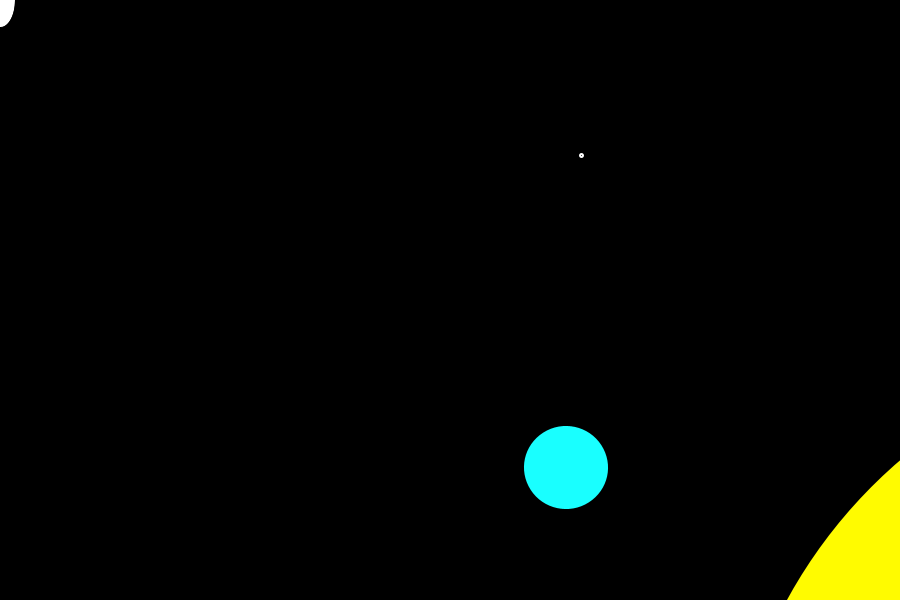
Frame 1 (no input)
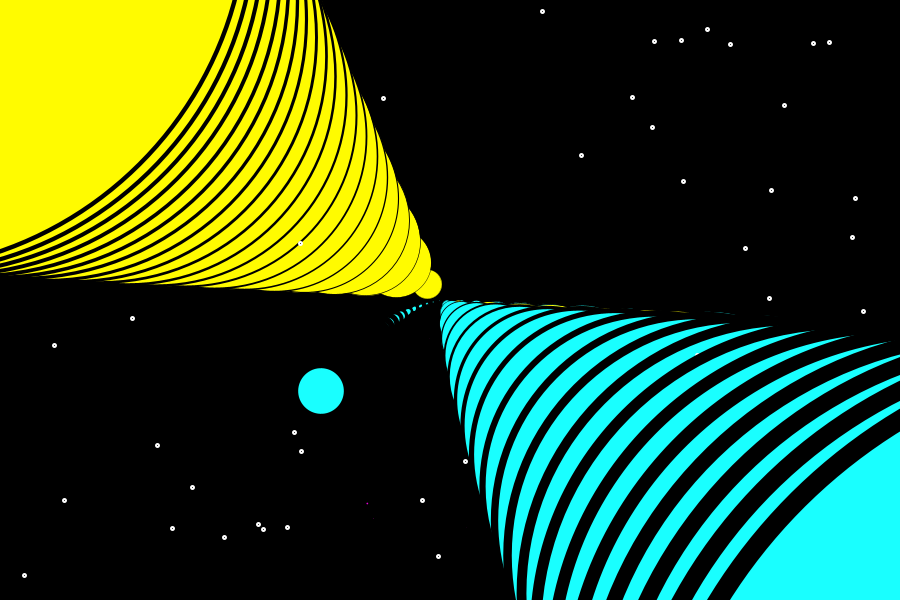
Frame 60 (the mouse pressed at the canvas centre just before this capture)
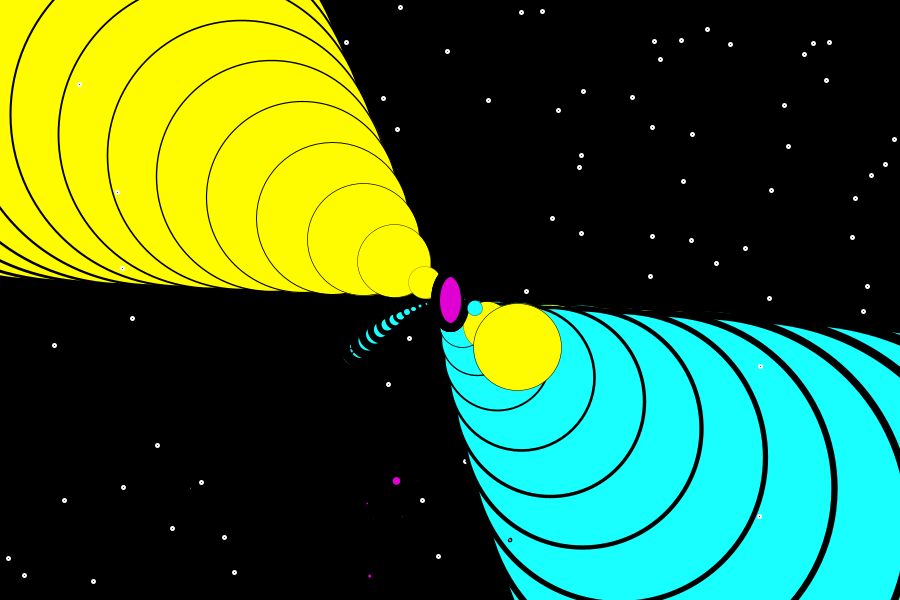
Frame 120 (the mouse held since frame 60 and released just before this capture)

The Processing sketch that drew these frames (run headless with seeded random() and noise(); from frame 60 on, the mouse is pressed at the canvas centre):

// Processing sketch: sketch_HA2
// ── sketch_HA2.pde
PGraphics pg;

float a = 0.0;//bigger circles 
float s = 0.0;//bigger circles 

float angle;//smaller circles
float jitter;//smaller circles


void setup(){
  size (900,600);
  pg = createGraphics(800, 500);
  background (0);
  ellipseMode(CENTER); //the two big circles coming from the sides
  frameRate(20);
  println(mouseX, mouseY); 
  
  ellipseMode(CENTER); //the small one that's bouncing around 
  
  
}

void draw(){
  
  ellipse(mouseX, mouseY, 30, 55);//circles that move with mouse
  
   fill(0);
   stroke(255);
   strokeWeight(3); 
  
  pg.beginDraw();//circles that move with mouse (PGraphics command)
  //pg.background(51);
  pg.noFill();
  pg.stroke(255);
  pg.ellipse(mouseX-120, mouseY-60, 60, 60);
  pg.endDraw();
  
  ellipse(random(width), random(height), 2, 2);//pink random star like dots
  fill(255, 251, 0); 
  stroke(0);
  
  println(mouseX, mouseY); //bigger circles 
  a = a + 0.04;
  s = cos(a)*2;
  translate(width/2, height/2);
  scale(s);
  
  ellipse (387, 269, 500, 500);//bigger circles 
  fill(300,109,222);
  //stroke(100,67,120);
  strokeWeight(9); 
  
  translate(75, 0);//bigger circles 
  fill(25, 255, 255);
  scale(s);
  ellipse (387, 269, 500, 500);
  
  if (second() %10 == 2) { //smaller circles
    jitter = random(6, 3);
  }
  angle = angle/2 + jitter/2;
  float random = cos(angle/2);
  translate(random/2, random/2);
  rotate(random);
  ellipse(30, 30, 30, 30);//the small one that's bouncing around
  fill(225, 0, 212);
  
  ellipse(random(width), random(height), 2, 2);//pink random star like dots
  
  //ellipse(mouseX, mouseY, 55, 55);//circles that move with mouse
  
  // fill(0);
  // stroke(255);
  // strokeWeight(3); 
  
  //pg.beginDraw();//circles that move with mouse (PGraphics command)
  ////pg.background(51);
  //pg.noFill();
  //pg.stroke(255);
  //pg.ellipse(mouseX-120, mouseY-60, 60, 60);
  //pg.endDraw();
  
  
  
  
  
}
